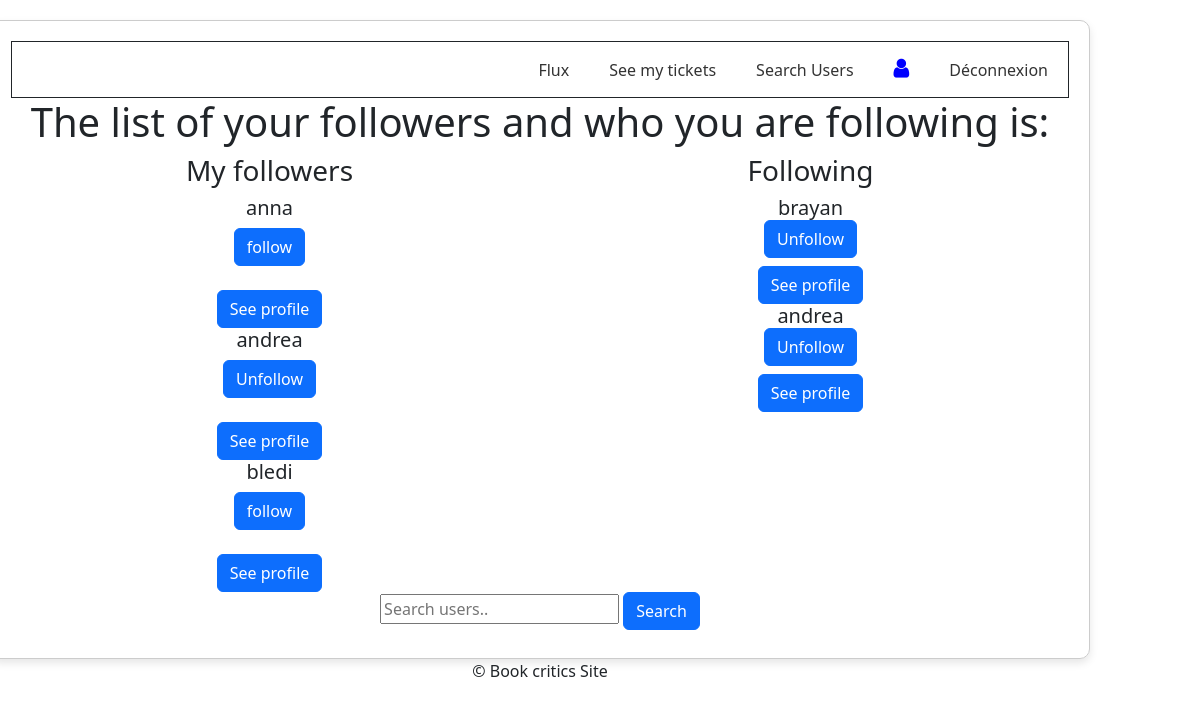
The page /users/ (signed in) on the database as committed earlier.
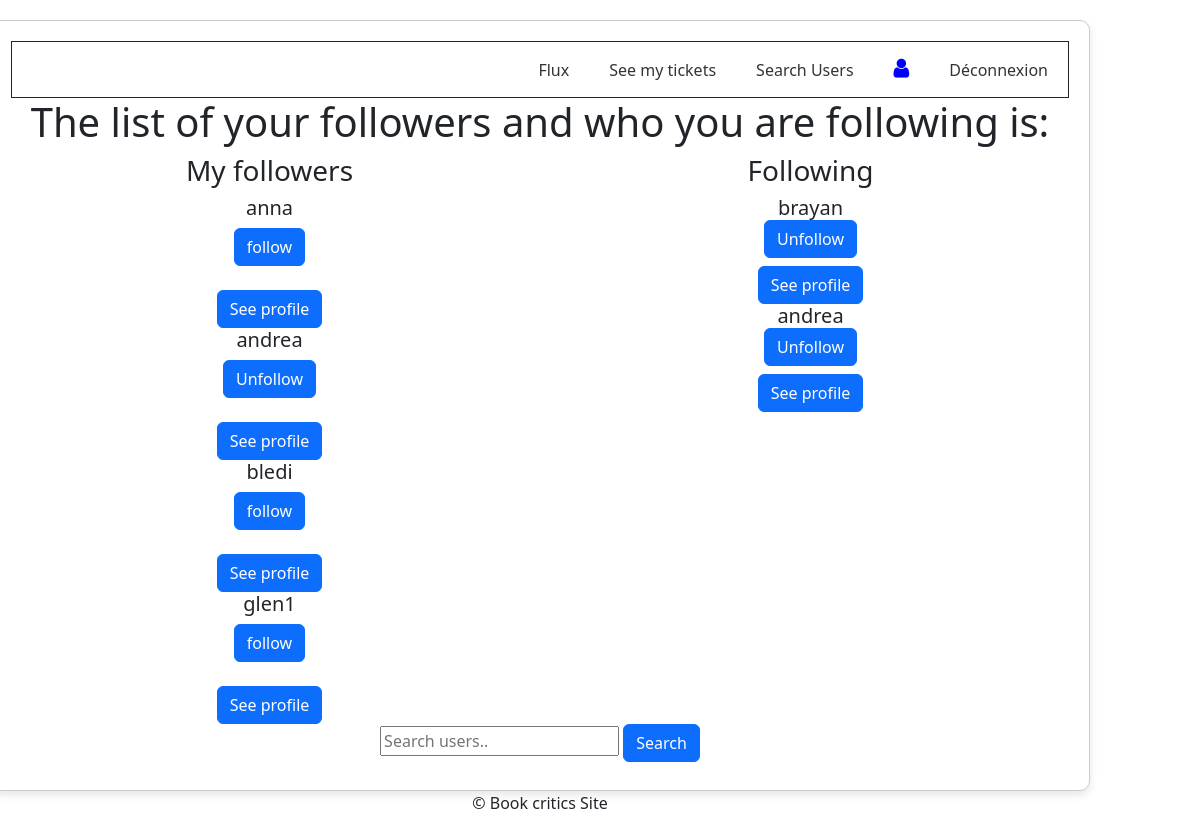
The same page on the database as committed later.
### book_critics_core/models.py (models this page shows)
class UserFollows(models.Model):
    uuid = models.UUIDField(primary_key=True,
                            unique=True,
                            default=uuid4,
                            editable=False)
    user = models.ForeignKey(settings.AUTH_USER_MODEL,
                             on_delete=models.CASCADE,
                             related_name='following',
                             verbose_name='utilisateur'
                             )
    followed_user = models.ForeignKey(settings.AUTH_USER_MODEL,
                                      on_delete=models.CASCADE,
                                      related_name='followed_user',
                                      verbose_name='utilisateur'
                                      )
    class Meta:
        constraints = [
            models.UniqueConstraint(fields=['user', 'followed_user'],
                                    name='unique_user_follow')]

class CustomUser(AbstractUser):
    uuid = models.UUIDField(primary_key=True,
                            unique=True,
                            default=uuid4,
                            editable=False)
    email = models.EmailField(max_length=100,
                              unique=True,
                              blank=True,
                              null=True,
                              verbose_name='email')

### book_critics_core/views.py (the view)
# urls.py: path('users/', views.all_users, name='all_users'),
@login_required(login_url='http://localhost:8000')
def all_users(request):
    actual_user = request.user
    followed_users, following_lst, followers = refacto_followers(actual_user)
    return render(request, 'users/all_users.html',
                  {
                    'follow_users': followed_users,
                    'followers': followers,
                    'following_lst': following_lst
                  }
                  )

### book_critics_core/views.py (called while the page is built)
def refacto_followers(user: CustomUser) -> tuple:
    follower_users = user.following.all()
    following_lst = [u.followed_user for u in follower_users]
    followers = user.followed_user.all
    return follower_users, following_lst, followers

### book_critics_core/templates/users/all_users.html (shortened to what this page needs)
{% extends 'base/base.html' %}
{% load static %}
{% block content %}
{% include 'base/navbar.html' %}
<h1> The list of your followers and who you are following is:</h1>
<div class="row">
    <div class="col-6">
        <h3> My followers</h3>
        {% for follower in followers %}
            <h5>{{follower.user.username}}</h5>
            {% if follower.user in following_lst %}
                <form action="{% url 'unfollow_user' %}", method="post">
                    <button type="submit" class="btn btn-primary">Unfollow</button>
                </form>
            {% else %}
                <form action="{% url 'follow_user' %}", method="post">
                    <button type="submit" class="btn btn-primary">follow</button>
                </form>
            {% endif %}</br>
            <a href="http://localhost:8000/my_tickets/{{follower.user.pk}}">
                <button type="submit" class="btn btn-primary">See profile</button>
            </a>
        {% endfor %}
    </div>
    <div class="col-6">
        <h3> Following</h3>
        {% for followed in follow_users %}
            <h5>
                {{followed.followed_user.username}}
                    <form action="{% url 'unfollow_user' %}", method="post">
                        <button type="submit" class="btn btn-primary">Unfollow</button>
                    </form>
            </h5>
            <a href="http://localhost:8000/my_tickets/{{followed.followed_user.pk}}">
                <button type="submit" class="btn btn-primary">See profile</button>
            </a>
        {% endfor %}
    </div>
</div>
<form action="{% url 'search_usr' %}" method='post'>
    <input type="text" name="init-username" id="search" placeholder="Search users..">
    <button type="submit" class="btn btn-primary">Search</button>
</form>
{% endblock %}

Rows that differ between the two databases and show on the page:
added UserFollows: user.username "glen1", shown under "My followers"
